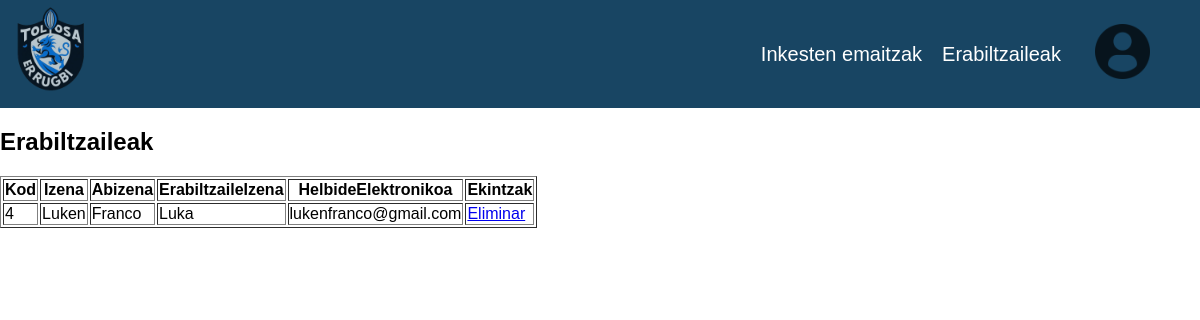
/public/Erabiltzaileak.php, run on the app's committed database.
### tables this page shows
CREATE TABLE `Erabiltzailea` (
  `Kod` int NOT NULL,
  `Izena` varchar(20) NOT NULL,
  `Abizena` varchar(20) NOT NULL,
  `ErabiltzaileIzena` varchar(20) NOT NULL,
  `HelbideElektronikoa` varchar(50) NOT NULL,
  `Pasahitza` varchar(20) NOT NULL,
  `Mota` varchar(20) NOT NULL
);

### public/Erabiltzaileak.php (the view, shortened to what this page needs)
<?php
$servername = "mysql";
$username = "admin";
$password = "1234";
$database = "Erronka2_Rugby";
$conn = new mysqli($servername, $username, $password, $database);
$sql = "SELECT Kod, Izena, Abizena, ErabiltzaileIzena, HelbideElektronikoa FROM Erabiltzailea where Mota <> 'Admin'";
$result = $conn->query($sql);
?>
<!DOCTYPE html>
<html lang="eu">
<head>
    <link rel="stylesheet" href="Style/index.css">
</head>
<body>
<header>
    <h1><a href="indexAdmin.php"><img src="Irudiak/logonew.png" width="160" height="160" alt="Mi foto" /></h1>
    <nav>
      <ul>
        <li class="menu"><a href="inkesta_ikusi.php">Inkesten emaitzak</a></li>
        <li class="menu"><a href="Erabiltzaileak.php">Erabiltzaileak</a></li>
      </ul>
      <ul class="proba">
        <li class="ikono"><img src="Irudiak/icono/usuario-de-perfil.png" alt="Mi foto" /></a>
        </li>
      </ul>
    </nav>
  </header>
    <main>
        <h2>Erabiltzaileak</h2>
        <table border="1">
            <tr>
                <th>Kod</th>
                <th>Izena</th>
                <th>Abizena</th>
                <th>ErabiltzaileIzena</th>
                <th>HelbideElektronikoa</th>
                <th>Ekintzak</th>
            </tr>
            <?php
            if ($result->num_rows > 0) {
                while ($row = $result->fetch_assoc()) {
                    echo "<tr>";
                    echo "<td>" . $row["Kod"] . "</td>";
                    echo "<td>" . $row["Izena"] . "</td>";
                    echo "<td>" . $row["Abizena"] . "</td>";
                    echo "<td>" . $row["ErabiltzaileIzena"] . "</td>";
                    echo "<td>" . $row["HelbideElektronikoa"] . "</td>";
                    echo "<td><a href='?delete_id=" . $row["Kod"] . "'>Eliminar</a></td>";
                    echo "</tr>";
                }
            } else {
                echo "<tr><td colspan='5'>No hay usuarios</td></tr>";
            }
            ?>
        </table>
    </main>
</body>
</html>

### public/Style/index.css (style rules this page uses)
body { font-family: Arial, sans-serif; margin: 0; padding: 0; min-height: 100vh; display: flex; flex-direction: column; background-color: #ffffff; }
header { display: flex; justify-content: space-between; background-color: #184563; padding: 0; align-items: center; }
header h1 { margin: 0; padding: 0; }
header h1 img { height: 100px; width: 100px; }
header nav { float: right; font-size: 20px; z-index: 1; display: flex; align-items: center; }
header nav ul { list-style: none; margin: 0; padding: 0; }
header nav ul li { display: inline-block; padding: 10px; position: relative; }
header nav ul li a { color: white; text-decoration: none; }
header ul { display: flex; }
img { width: 100%; height: 900px; opacity:70%; }
.ikono img { width: 55px; height: 55px; }
.ikono { margin-left: 14px; margin-right: 40px; }

### data on the page
erabiltzailea: Kod "4", Izena "Luken", Abizena "Franco", ErabiltzaileIzena "Luka", HelbideElektronikoa "lukenfranco@gmail.com"
